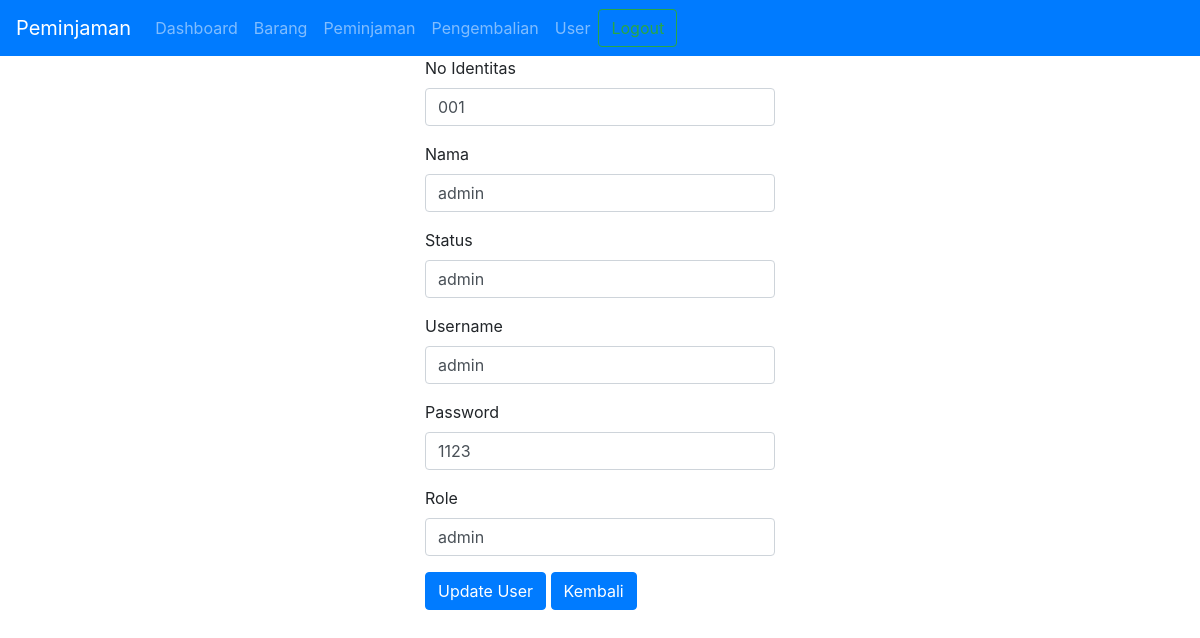
Screenshot of /edit2.php?id=1 (signed in) with the database file from the repository.
### tables this page shows
CREATE TABLE `user` (
  `id` int(255) NOT NULL,
  `no_identitas` varchar(255) NOT NULL,
  `nama` varchar(255) NOT NULL,
  `status` varchar(255) NOT NULL,
  `username` varchar(255) NOT NULL,
  `password` varchar(255) NOT NULL,
  `role` varchar(255) NOT NULL
);

### database.php (called while the page is built, shortened)
<?php
$host = "localhost";
$user = "root";
$pass = "";
$dbname = "sts_fatih";
$koneksi = mysqli_connect($host, $user, $pass, $dbname) or die("Gagal terhubung dengan database " . mysqli_error($koneksi));
function editdatabarang($tablename, $id)
{
    global $koneksi;
    $query =  "SELECT * from $tablename where id = $id";
    $hasil = $koneksi->query($query);
    if ($hasil->num_rows > 0) {
        return $hasil->fetch_assoc();
    } else {
        return null;
    }
}
?>

### edit2.php (the view, shortened to what this page needs)
<?php
require_once('database.php');
if (isset($_GET['id'])) {
    $id = $_GET['id'];
    $user = editdatabarang('user', $id);
    if ($user) {
        ?>
        <!doctype html>
        <html lang="en">
        <head>
            <link rel="stylesheet" href="https://cdn.jsdelivr.net/npm/bootstrap@4.6.2/dist/css/bootstrap.min.css"
>
        </head>
        <body>
            <?php
            if ($_SESSION['status'] <> "login") {
                header("location:login.php?msg=belum_login");
            } else {
                require('navbar.php');
            }
            ?>
            <div class="container">
                <div class="row">
                    <div class="col-md-4">
                    </div>
                    <div class="col-md-4">
                        <form action="update_user.php" method="post">
                            <div class="form-group">
                                <label for="no_identitas">No Identitas</label>
                                <input class="form-control" id="no_identitas" name="no_identitas"
                                    value="<?php echo $user['no_identitas']; ?>">
                            </div>
                            <div class="form-group">
                                <label for="nama">Nama</label>
                                <input class="form-control" id="nama" name="nama"
                                    value="<?php echo $user['nama']; ?>">
                            </div>
                            <div class="form-group">
                                <label for="status">Status</label>
                                <input class="form-control" id="status" name="status"
                                    value="<?php echo $user['status']; ?>">
                            </div>
                            <div class="form-group">
                                <label for="username">Username</label>
                                <input class="form-control" id="username" name="username" value="<?php echo $user['username']; ?>">
                            </div>
                            <div class="form-group">
                                <label for="password">Password</label>
                                <input class="form-control" id="password" name="password" value="<?php echo $user['password']; ?>">
                            </div>
                            <div class="form-group">
                                <label for="role">Role</label>
                                <input class="form-control" id="role" name="role" value="<?php echo $user['role']; ?>">
                            </div>
                            <button type="submit" class="btn btn-primary" name="update" value="update">Update User</button>
                            <a type="button" class="btn btn-primary" href="user.php" name="kembali"
                                value="kembali">Kembali</a>
                        </form>
                    </div>
                </div>
            </div>
        </body>
        </html>
        <?php
    } else {
        echo "user tidak ditemukan.";
    }
} else {
    echo "ID user tidak diberikan.";
}
?>

### rows the page displays
user: no_identitas "001", nama "admin", status "admin", username "admin", password "1123", role "admin"
